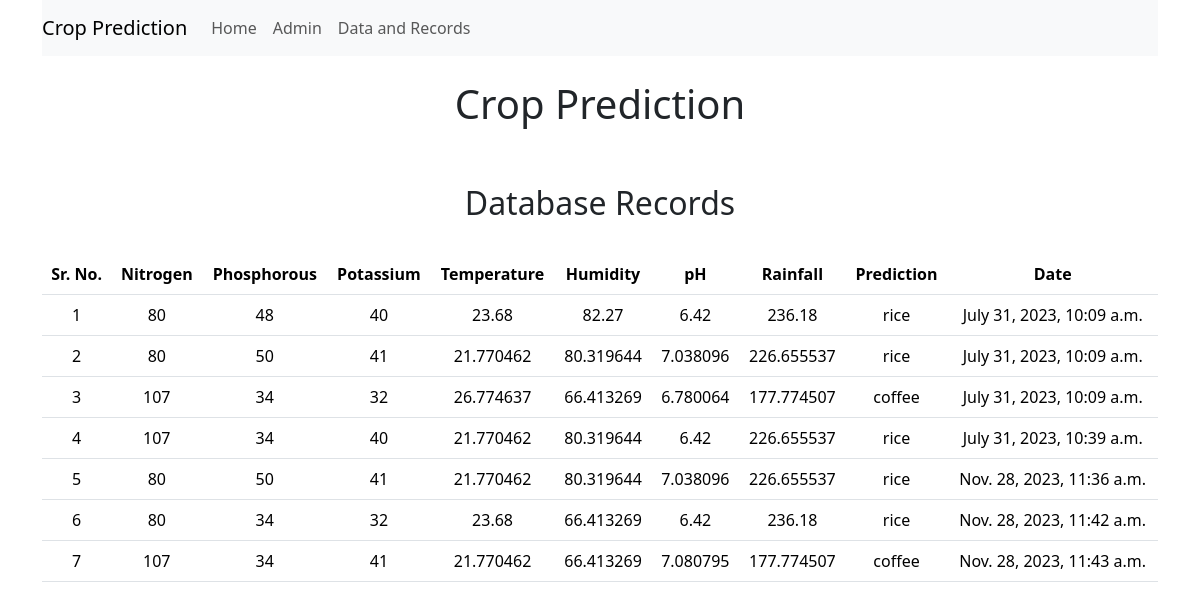
Screenshot of /report with the database file from the repository.
### predict_app/models.py (models this page shows, shortened)
class CropData(models.Model):
    id = models.AutoField(primary_key=True)
    N = models.IntegerField(default=0)
    P = models.IntegerField(default=0)
    K = models.IntegerField(default=0)
    temperature  = models.FloatField(default=0)
    humidity = models.FloatField(default=0)
    ph = models.FloatField(default=0)
    rainfall = models.FloatField(default=0)
    prediction = models.TextField(default='No Prediction')
    date = models.DateTimeField(default=datetime.datetime.now())

### predict_app/views.py (the view)
# urls.py: path('report', report, name='report')
def report(request):
    records = CropData.objects.all()
    data = {'data':records}
    return render(request, 'report.html', data)

### templates/report.html (shortened to what this page needs)
{% extends 'base.html' %}
{% block body %}
<h2>Database Records</h2><br>
<table class="table">
    <thead>
      <tr>
        <th>Sr. No.</th><th>Nitrogen</th><th>Phosphorous</th><th>Potassium</th><th>Temperature</th><th>Humidity</th><th>pH</th><th>Rainfall</th><th>Prediction</th><th>Date</th>
      </tr>
    </thead>
    <tbody>
        {% for row in data %}
      <tr>
        <td>{{row.id}}</td>
        <td>{{row.N}}</td>
        <td>{{row.P}}</td>
        <td>{{row.K}}</td>
        <td>{{row.temperature}}</td>
        <td>{{row.humidity}}</td>
        <td>{{row.ph}}</td>
        <td>{{row.rainfall}}</td>
        <td>{{row.prediction}}</td>
        <td>{{row.date}}</td>
      </tr>
      {% endfor %}
    </tbody>
  </table>
{% endblock body %}

### templates/base.html (shortened to what this page needs)
<!DOCTYPE html>
<html lang="en">
<head>
    {% load static %}
    <link href="https://cdn.jsdelivr.net/npm/bootstrap@5.3.1/dist/css/bootstrap.min.css" rel="stylesheet">
</head>
<body>
    <div class="container" style="text-align: center; align-items: center;">
        <nav class="navbar navbar-expand-lg navbar-light bg-light">
            <a class="navbar-brand" href="home">Crop Prediction</a>
            <div class="collapse navbar-collapse" id="navbarSupportedContent">
              <ul class="navbar-nav mr-auto">
                <li class="nav-item active"><a class="nav-link" href="home"><span class="sr-only">Home</span></a></li>
                <li class="nav-item"><a class="nav-link" href="admin">Admin</a></li>
                <li class="nav-item"><a class="nav-link" href="report">Data and Records</a></li>
              </ul>
            </div>
          </nav>
        <br><h1 style="text-align: center;">Crop Prediction</h1><br><br>
        {% block body %}{% endblock body %}
    </div>
</body>
</html>

### rows the page displays
CropData: id "1", N "80", P "48", K "40", temperature "23.68", humidity "82.27", ph "6.42", rainfall "236.18", prediction "rice", date "July 31, 2023, 10:09 a.m."
CropData: id "2", N "80", P "50", K "41", temperature "21.770462", humidity "80.319644", ph "7.038096", rainfall "226.655537", prediction "rice", date "July 31, 2023, 10:09 a.m."
CropData: id "3", N "107", P "34", K "32", temperature "26.774637", humidity "66.413269", ph "6.780064", rainfall "177.774507", prediction "coffee", date "July 31, 2023, 10:09 a.m."
CropData: id "4", N "107", P "34", K "40", temperature "21.770462", humidity "80.319644", ph "6.42", rainfall "226.655537", prediction "rice", date "July 31, 2023, 10:39 a.m."
CropData: id "5", N "80", P "50", K "41", temperature "21.770462", humidity "80.319644", ph "7.038096", rainfall "226.655537", prediction "rice", date "Nov. 28, 2023, 11:36 a.m."
CropData: id "6", N "80", P "34", K "32", temperature "23.68", humidity "66.413269", ph "6.42", rainfall "236.18", prediction "rice", date "Nov. 28, 2023, 11:42 a.m."
CropData: id "7", N "107", P "34", K "41", temperature "21.770462", humidity "66.413269", ph "7.080795", rainfall "177.774507", prediction "coffee", date "Nov. 28, 2023, 11:43 a.m."
